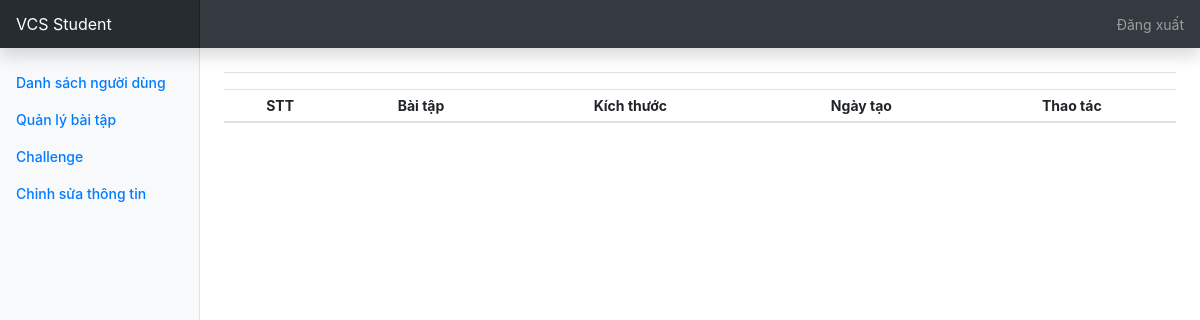
Before: /homework.php with the older database file.
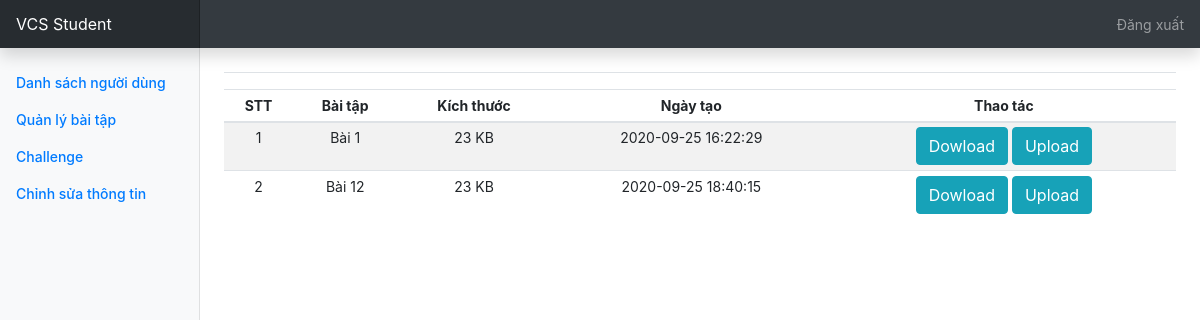
After: the same page with the newer database file.
### tables this page shows
CREATE TABLE `homework` (
  `id` int(11) NOT NULL,
  `subject_name` varchar(255) NOT NULL,
  `size` int(11) NOT NULL,
  `download` int(11) NOT NULL,
  `created_at` datetime NOT NULL,
  `namefile` varchar(255) NOT NULL
);

### homework.php (the view, shortened to what this page needs)
<?php
include 'config.php';
$student = true;
$data = array();
$count=1;
$qr = mysqli_query($con, "select * from homework");
while ($row = mysqli_fetch_assoc($qr)) {
	array_push($data, $row);
}
?>
<!DOCTYPE html>
<html>
<head>
    <link rel="stylesheet" href="https://stackpath.bootstrapcdn.com/bootstrap/4.5.2/css/bootstrap.min.css">
    <link href="dashboard.css" rel="stylesheet">
</head>
<body>
    <nav class="navbar navbar-dark sticky-top bg-dark flex-md-nowrap p-0 shadow">
    <a class="navbar-brand col-md-3 col-lg-2 mr-0 px-3" href="teacher_dasboard.php"><?php if (!$student) {echo "VCS Admin";} else {echo "VCS Student";}?></a>
        <ul class="navbar-nav px-3">
            <li class="nav-item text-nowrap">
                <a class="nav-link" href="logout.php">Đăng xuất</a>
            </li>
        </ul>
    </nav>
    <div class="container-fluid">
        <div class="row">
            <?php include 'teacher_menu.php'?>
            <main role="main" class="col-md-9 ml-sm-auto col-lg-10 px-md-4">
                <div
                    class="d-flex justify-content-between flex-wrap flex-md-nowrap align-items-center pt-3 pb-2 mb-3 border-bottom">
                </div>
                <div class="table-responsive">
                    <table class="table table-striped table-sm" style="text-align: center;">
                        <thead>
                            <tr>
                                <th>STT</th>
                                <th>Bài tập</th>
                                <th>Kích thước</th>
                                <th>Ngày tạo</th>
                                <th>Thao tác</th>
                            </tr>
                        </thead>
                        <tbody>
                            <?php
							foreach ($data as $d) {
							?>
                            <tr>
                                <td><?php echo $count++; ?></td>
                                <td><?php echo $d['subject_name']; ?></td>
                                <td><?php echo floor($d['size']) . ' KB'; ?></td>
                                <td><?php echo $d['created_at']; ?></td>
                                <td>
                                    <a class="btn btn-info" href="add_homework_post.php?id=<?php echo $d['id']; ?>">
                                        Dowload</a>
                                        <?php if ($student) { ?>
                                        <a class="btn btn-info" href="student_homework.php?id=<?php echo $d['id']; ?>">
                                        Upload</a>
                                        <?php }?>
                                </td>
                            </tr>
                            <?php
							}
							?>
                        </tbody>
                    </table>
                </div>
            </main>
        </div>
    </div>
</body>
</html>

Changed rows visible on the page:
added homework: subject_name "Bài 1", size "23", created_at "2020-09-25 16:22:29"
added homework: subject_name "Bài 12", size "23", created_at "2020-09-25 18:40:15"
